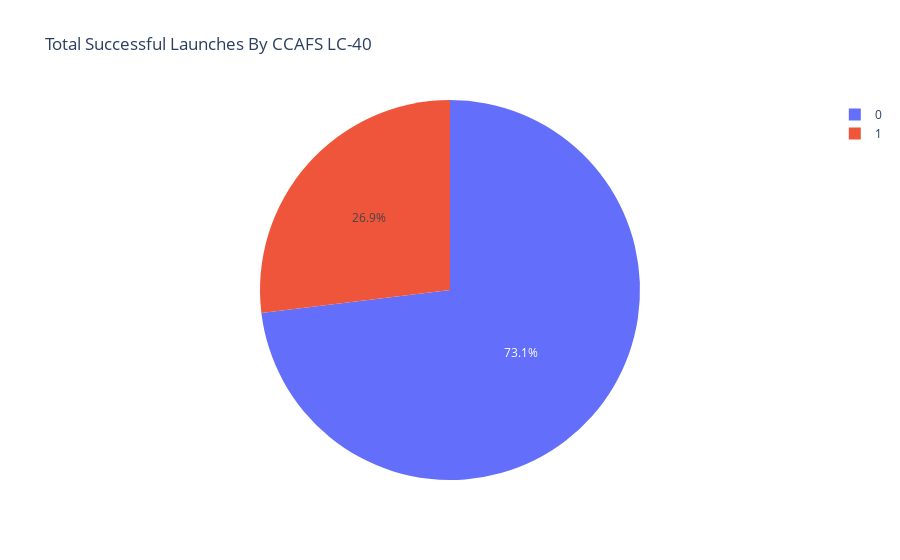

Source (notebook cell):
### Code cell
get_pie_chart('CCAFS LC-40')

### Figure 1 — Plotly figure (JSON) as saved in the notebook; plotly's stock layout.template omitted (floating-point values rounded to 4 significant figures)
{"data": [{"domain": {"x": [0, 1], "y": [0, 1]}, "hovertemplate": "class=%{label}<extra></extra>", "labels": [0, 0, 0, 0, 0, 0, 0, 0, 0, 0, 0, 0, 0, 0, 0, 0, 0, 1, 1, 0, 1, 1, 1, 0, 1, 1], "legendgroup": "", "name": "", "showlegend": true, "type": "pie"}], "layout": {"legend": {"tracegroupgap": 0}, "title": {"text": "Total Successful Launches By CCAFS LC-40"}, "autosize": true}}
